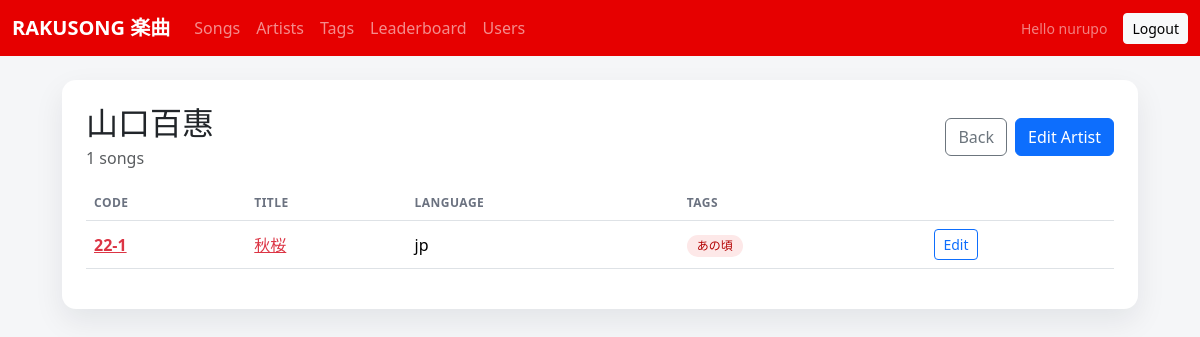
Before: /ui/artists/22/ (signed in) with the older database file.
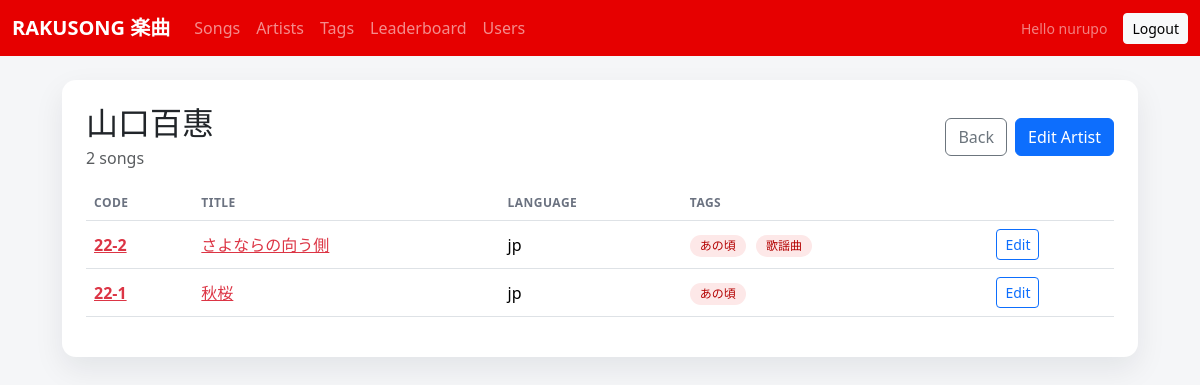
After: the same page with the newer database file.
### songs/models.py (models this page shows, shortened)
class Song(models.Model):
    code = models.CharField(max_length=32, unique=True, blank=True)
    title = models.CharField(max_length=255)
    artist = models.CharField(max_length=255, blank=True)
    artist_no = models.PositiveIntegerField(null=True, blank=True)
    song_no = models.PositiveIntegerField(null=True, blank=True)
    language = models.CharField(max_length=32, blank=True, default='jp')
    duration_seconds = models.PositiveIntegerField(null=True, blank=True)
    bpm = models.PositiveIntegerField(null=True, blank=True)
    key = models.CharField(max_length=16, blank=True)
    tags = models.ManyToManyField(Tag, blank=True, related_name='songs')
    midi_file = models.FileField(upload_to=midi_upload_path, blank=True, null=True)
    lrc_file = models.FileField(upload_to=lrc_upload_path, blank=True, null=True)
    cover_image = models.ImageField(upload_to='songs/cover/', blank=True, null=True)
    lrc_offset = models.IntegerField(default=0)
    is_published = models.BooleanField(default=True)
    created_at = models.DateTimeField(auto_now_add=True)
    updated_at = models.DateTimeField(auto_now=True)

class Tag(models.Model):
    name = models.CharField(max_length=64, unique=True)

### songs/views_ui.py (the view)
@login_required
def artist_detail(request, pk):
    artist = get_object_or_404(ArtistIndex, pk=pk)
    songs = Song.objects.filter(artist=artist.name).prefetch_related('tags').order_by('title')
    return render(
        request,
        'songs/artist_detail.html',
        {
            'artist': artist,
            'songs': songs,
        },
    )

### templates/songs/artist_detail.html (shortened to what this page needs)
{% extends "base.html" %}
{% block content %}
  <div class="card p-4">
    <div class="d-flex flex-wrap gap-3 justify-content-between align-items-center mb-3">
      <div>
        <h2 class="mb-1">{{ artist.name }}</h2>
        <div class="text-muted">{{ songs|length }} songs</div>
      </div>
      <div class="d-flex gap-2">
        <a class="btn btn-outline-secondary" href="{% url 'ui_artist_list' %}">Back</a>
        <a class="btn btn-primary" href="{% url 'ui_artist_edit' artist.id %}">Edit Artist</a>
      </div>
    </div>
    <div class="table-responsive">
      <table class="table align-middle">
      <thead>
        <tr>
          <th>Code</th>
          <th>Title</th>
          <th>Language</th>
          <th>Tags</th>
          <th></th>
        </tr>
      </thead>
      <tbody>
        {% for song in songs %}
          <tr>
            <td><a class="link-danger fw-semibold" href="{% url 'ui_song_edit' song.pk %}">{{ song.code }}</a></td>
            <td><a class="link-danger" href="{% url 'ui_song_edit' song.pk %}">{{ song.title }}</a></td>
            <td>{{ song.language|default:"-" }}</td>
            <td>
              {% for tag in song.tags.all %}
                <span class="pill">{{ tag.name }}</span>
              {% empty %}
                <span class="text-muted">—</span>
              {% endfor %}
            </td>
            <td>
              <a class="btn btn-sm btn-outline-primary" href="{% url 'ui_song_edit' song.pk %}">Edit</a>
            </td>
          </tr>
        {% empty %}
          <tr>
            <td colspan="5" class="text-muted">No songs for this artist.</td>
          </tr>
        {% endfor %}
      </tbody>
      </table>
    </div>
  </div>
{% endblock %}

Changed rows visible on the page:
added Song: code "22-2", title "さよならの向う側", language "jp", Tag (name "あの頃")
added Tag: name "歌謡曲", shown under "22-2"
Other visible differences:
{{ songs|length }}: "1" → "2"
